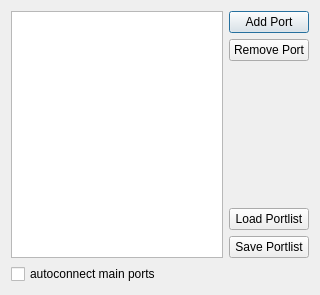
<?xml version="1.0" encoding="UTF-8"?>
<ui version="4.0">
 <class>Dialog</class>
 <widget class="QDialog" name="Dialog">
  <property name="geometry">
   <rect>
    <x>0</x>
    <y>0</y>
    <width>320</width>
    <height>295</height>
   </rect>
  </property>
  <property name="windowTitle">
   <string>Port Manager</string>
  </property>
  <layout class="QGridLayout" name="gridLayout">
   <item row="0" column="0">
    <layout class="QHBoxLayout" name="horizontalLayout">
     <property name="sizeConstraint">
      <enum>QLayout::SetNoConstraint</enum>
     </property>
     <item>
      <widget class="QListWidget" name="portList">
       <property name="maximumSize">
        <size>
         <width>16777215</width>
         <height>16777215</height>
        </size>
       </property>
       <property name="sizeIncrement">
        <size>
         <width>100</width>
         <height>100</height>
        </size>
       </property>
       <property name="movement">
        <enum>QListView::Static</enum>
       </property>
       <property name="resizeMode">
        <enum>QListView::Adjust</enum>
       </property>
      </widget>
     </item>
     <item>
      <layout class="QVBoxLayout" name="verticalLayout_3">
       <item>
        <widget class="QPushButton" name="addPortBtn">
         <property name="text">
          <string>Add Port</string>
         </property>
        </widget>
       </item>
       <item>
        <widget class="QPushButton" name="removePortBtn">
         <property name="text">
          <string>Remove Port</string>
         </property>
        </widget>
       </item>
       <item>
        <spacer name="verticalSpacer">
         <property name="orientation">
          <enum>Qt::Vertical</enum>
         </property>
         <property name="sizeHint" stdset="0">
          <size>
           <width>20</width>
           <height>40</height>
          </size>
         </property>
        </spacer>
       </item>
       <item>
        <widget class="QPushButton" name="loadPortlistBtn">
         <property name="text">
          <string>Load Portlist</string>
         </property>
        </widget>
       </item>
       <item>
        <widget class="QPushButton" name="savePortlistBtn">
         <property name="text">
          <string>Save Portlist</string>
         </property>
        </widget>
       </item>
      </layout>
     </item>
    </layout>
   </item>
   <item row="1" column="0">
    <widget class="QCheckBox" name="autoconnectCBox">
     <property name="text">
      <string>autoconnect main ports</string>
     </property>
    </widget>
   </item>
  </layout>
 </widget>
 <resources/>
 <connections/>
</ui>
